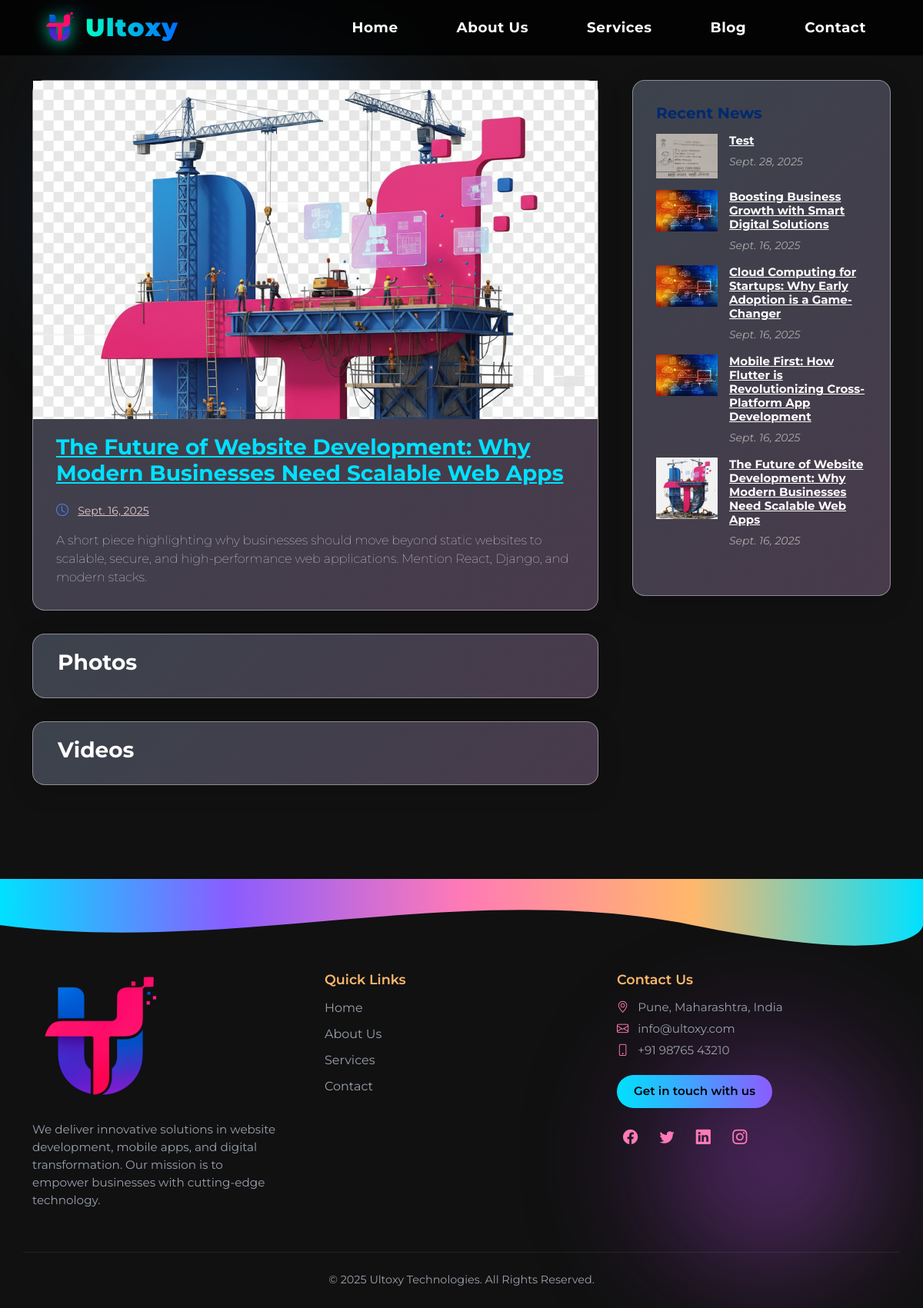
Before: /blog_details/1 with the older database file.
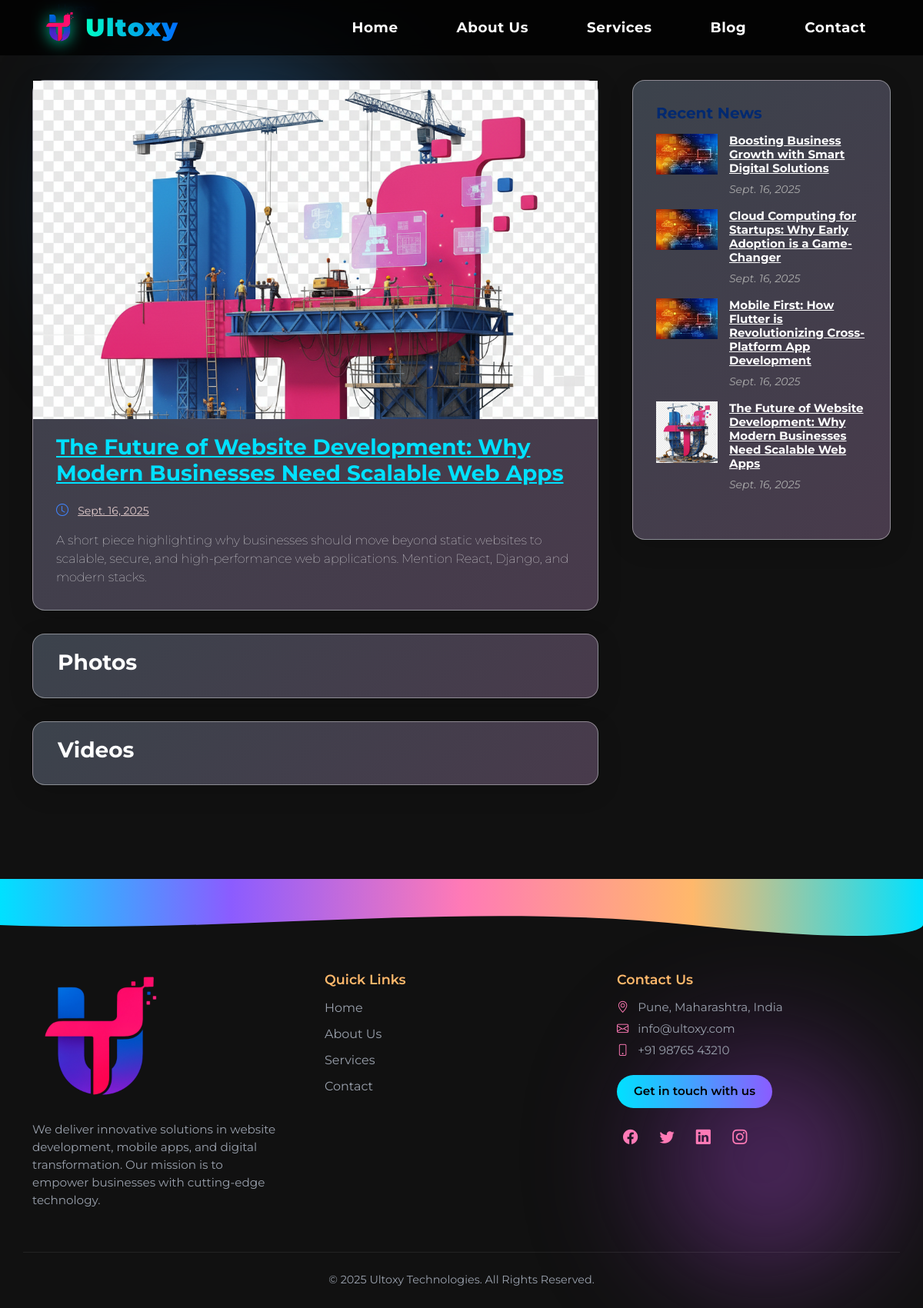
After: the same page with the newer database file.
### AdminApp/models.py (models this page shows, shortened)
class BlogPost(models.Model):
    title = models.CharField(max_length=255)
    category = models.CharField(max_length=100)
    date = models.DateField()
    content = models.TextField()  # Will use Summernote for this field
    thumbnail = models.ImageField(upload_to='blog_thumbnails/')
    author_name = models.CharField(max_length=100)
    author_image = models.ImageField(upload_to='author_images/')
    is_active = models.BooleanField(default=True)

### WebApp/views.py (the view, shortened to what this page needs)
# urls.py: path('blog_details/<int:id>', blog_details, name='blog_details'),
def blog_details(request,id):
        latest_news = BlogPost.objects.select_related().order_by('-id')[:10]
        news_details = get_object_or_404(BlogPost, id=id)
        photos_videos = BlogPhotosVideos.objects.filter(blog=news_details)
        video_data=[]
        news_photos=BlogPhotosVideos.objects.filter(image__isnull=False,blog=news_details)
        return render(request, "blog_details.html", {"latest_news":latest_news,"news_details": news_details,"news_photos":news_photos,'video_data': video_data})

### WebApp/templates/blog_details.html (shortened to what this page needs)
{% extends 'website_base.html' %}
{% load static %}
{% block content %}
{% block headlinks %}
<link rel="stylesheet" href="https://cdn.jsdelivr.net/npm/uikit@3.20.8/dist/css/uikit.min.css" />
{% endblock headlinks %}
<main id="main">
    <section class="breadcrumbs">
      <div class="container">
        <ol>
          <li><a href="{% url "index" %}">Home</a></li>
          <li>News Details</li>
        </ol>
      </div>
    </section>
    <section id="blog" class="blog">
      <div class="container " data-aos="fade-up">
        <div class="row">
          <div class="col-lg-8 entries ">
            <article class="entry entry-single ">
              <div class="entry-img">
                <img src="{{news_details.thumbnail.url}}" alt="" loading="lazy" class="img-fluid" style="width: 100%; ">
              </div>
              <h2 class="entry-title">
                <a href="#"  style="color: rgb(0, 225, 255);">{{news_details.title}}</a>
              </h2>
              <div class="entry-meta">
                <div class="row">
                  <div> <i class="bi bi-clock"></i> <a href=""  style="color: rgb(224, 202, 202);"> {{news_details.date}}</a></a></div>
                </div>
              </div>
              <div class="entry-content">
                <span style="font-weight: 100;">
                  {{ news_details.content }}
                </span>
              </div>
            </article>
            <div class="blog-author d-flex align-items-center">
              <div class="container">
                <h3 style="color: white;"><b>Photos</b></h3>
              </div>
            </div>
            <div class="blog-author d-flex align-items-center">
              <div class="container">
                <h3 style="color: white;"><b>Videos</b></h3>
              </div>
            </div>
          </div>
          <div class="col-lg-4">
            <div class="sidebar">
              <h3 class="sidebar-title">Recent News</h3>
              <div class="sidebar-item recent-posts">
                {% for post in latest_news %}
                <div class="post-item clearfix">
                  {% if post.thumbnail %}
                  <img src="{{post.thumbnail.url}} " alt="" loading="lazy">
                  {% endif %}
                  <h4><a href="{% url "blog_details" post.id %}" style="color: white;">{{post.title}}</a></h4>
                  <time datetime="2020-01-01">{{post.date}}</time>
                </div>
                {% endfor %}
              </div>
            </div>
          </div>
        </div>
      </div>
    </section>
  </main>
{% endblock content %}

Changed rows visible on the page:
removed BlogPost: thumbnail (picture), title "Test", date "Sept. 28, 2025"
